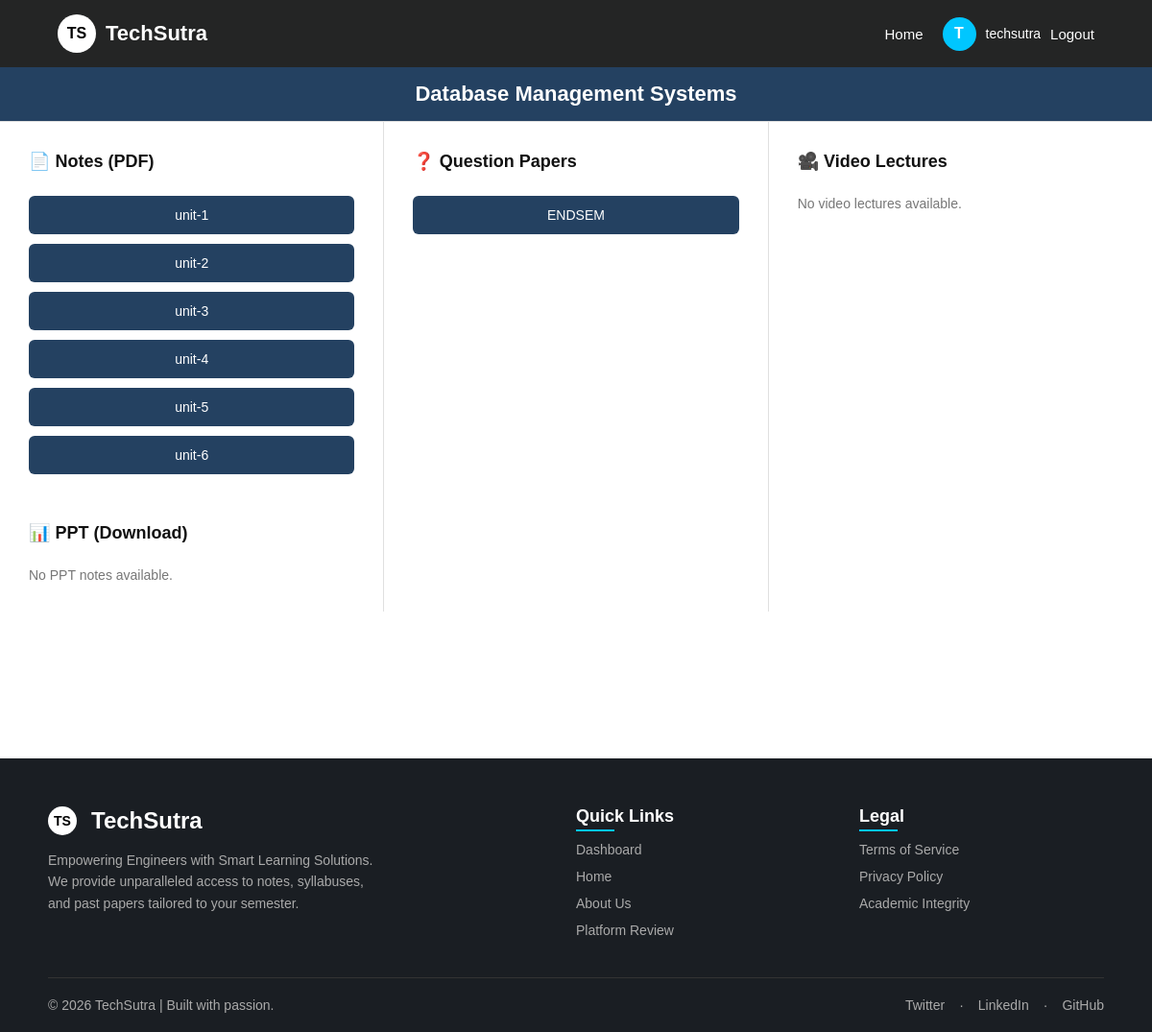
/resources/24/ (signed in), run on the app's committed database.
### TechSutraapp/models.py (models this page shows, shortened)
class Subject(models.Model):
    semester = models.ForeignKey(Semester, on_delete=models.CASCADE, related_name="subjects")
    name = models.CharField(max_length=100)

class Resource(models.Model):
    subject = models.ForeignKey(Subject, on_delete=models.CASCADE, related_name="resources")
    title = models.CharField(max_length=200)
    file_type = models.CharField(max_length=20, choices=RESOURCE_TYPES, default='notes_pdf')
    file = models.FileField(
        upload_to='resources/',
        validators=[FileExtensionValidator(
            allowed_extensions=['pdf', 'ppt', 'pptx', 'jpg', 'jpeg', 'png', 'mp4', 'webm', 'ogg']
        )]
    )
    uploaded_by = models.ForeignKey(User, on_delete=models.CASCADE)

### TechSutraapp/views.py (the view)
# urls.py: path('resources/<int:subject_id>/', resources, name='resources'),
@login_required(login_url='login')
def resources(request, subject_id):
    subject = get_object_or_404(Subject, id=subject_id)
    resources = subject.resources.all()
    context = {
        'subject': subject,
        'notes_pdf': resources.filter(file_type='notes_pdf'),
        'notes_ppt': resources.filter(file_type='notes_ppt'),
        'question_papers': resources.filter(file_type='qp'),
        'videos': resources.filter(file_type='video'),
        'syllabus': resources.filter(file_type='syllabus')
    }
    return render(request, 'TechSutraapp/resources.html', context)

### TechSutraapp/templates/TechSutraapp/resources.html (shortened to what this page needs)
{% load static %}
<!DOCTYPE html>
<html lang="en">
<head>
    <link rel="stylesheet" href="{% static 'TechSutraapp/css/style.css' %}?v=4.0">
</head>
<body>
<nav class="navbar">
    <div class="brand" onclick="goToDashboard()">
        <div class="brand-logo">TS</div>
        <h2 class="brand-name">TechSutra</h2>
    </div>
        <div class="nav-right" id="navArea">
        <a href="{% url 'home' %}" class="nav-link">Home</a>
        {% if request.user.is_authenticated %}
        <div class="user-section">
            <div class="user-logo" onclick="window.location.href='{% url 'dashboard' %}'">{{ request.user.username.0|upper }}</div>
            <span class="username" id="server-username">{{ request.user.username }}</span>
            <a href="{% url 'logout' %}" class="nav-link">Logout</a>
        </div>
        {% else %}
        <a href="{% url 'login' %}" class="login-btn">Login</a>
        {% endif %}
    </div>
</nav>
<div class="study-resources-wrapper">
    <div class="study-header-band">{{ subject.name }}</div>
    <div class="study-grid">
        <div class="study-col">
            <div class="resource-group">
                <h3>📄 Notes (PDF)</h3>
                {% for res in notes_pdf %}
                <button class="resource-btn" onclick="openModal('{% if res.file %}{{ res.file.url }}{% else %}#{% endif %}')">{{ res.title }}</button>
                {% empty %}
                <p style="color:#777; font-size:14px;">No PDF notes available.</p>
                {% endfor %}
            </div>
            <div class="resource-group" style="margin-top:20px;">
                <h3>📊 PPT (Download)</h3>
                {% for res in notes_ppt %}
                <button class="resource-btn" onclick="openModal('{% if res.file %}{{ res.file.url }}{% else %}#{% endif %}')">{{ res.title }}</button>
                {% empty %}
                <p style="color:#777; font-size:14px;">No PPT notes available.</p>
                {% endfor %}
            </div>
        </div>
        <div class="study-col">
            <div class="resource-group">
                <h3>❓ Question Papers</h3>
                {% for res in question_papers %}
                <button class="resource-btn" onclick="openModal('{% if res.file %}{{ res.file.url }}{% else %}#{% endif %}')">{{ res.title }}</button>
                {% empty %}
                <p style="color:#777; font-size:14px;">No Question Papers available.</p>
                {% endfor %}
            </div>
        </div>
        <div class="study-col">
            <div class="resource-group">
                <h3>🎥 Video Lectures</h3>
                {% for res in videos %}
                <button class="resource-btn" onclick="openModal('{% if res.file %}{{ res.file.url }}{% else %}#{% endif %}')">{{ res.title }}</button>
                {% empty %}
                <p style="color:#777; font-size:14px;">No video lectures available.</p>
                {% endfor %}
            </div>
        </div>
    </div>
</div>
{% include 'TechSutraapp/footer.html' %}
</body>
</html>

### TechSutraapp/templates/TechSutraapp/footer.html (shortened to what this page needs)
<footer class="footer">
    <div class="footer-container">
        <div class="footer-brand">
            <h3><div class="brand-logo" style="width: 30px; height: 30px; font-size: 14px; margin-right: 5px;">TS</div> TechSutra</h3>
            <p>Empowering Engineers with Smart Learning Solutions. We provide unparalleled access to notes, syllabuses, and past papers tailored to your semester.</p>
        </div>
        <div class="footer-col">
            <h4>Quick Links</h4>
            <ul>
                {% if user.is_authenticated %}
                <li><a href="{% url 'dashboard' %}">Dashboard</a></li>
                {% endif %}
                <li><a href="{% url 'home' %}">Home</a></li>
                <li><a href="{% url 'about' %}">About Us</a></li>
                <li><a href="{% url 'reviews' %}">Platform Review</a></li>
            </ul>
        </div>
        <div class="footer-col">
            <h4>Legal</h4>
            <ul>
                <li><a href="#">Terms of Service</a></li>
                <li><a href="#">Privacy Policy</a></li>
                <li><a href="#">Academic Integrity</a></li>
            </ul>
        </div>
    </div>
    <div class="footer-bottom">
        <div class="copyright">
            &copy; 2026 TechSutra | Built with passion.
        </div>
        <div class="footer-social">
            <a href="#" aria-label="Twitter">Twitter</a> &middot;
            <a href="#" aria-label="LinkedIn">LinkedIn</a> &middot;
            <a href="#" aria-label="GitHub">GitHub</a>
        </div>
    </div>
</footer>

### static/TechSutraapp/css/style.css (style rules this page uses)
* { margin: 0; padding: 0; box-sizing: border-box; font-family: Arial, Helvetica, sans-serif; }
body { background: #f4f6f9; color: #333; display: flex; flex-direction: column; min-height: 100vh; }
.navbar { display: flex; justify-content: space-between; align-items: center; padding: 15px 60px; background-color: rgba(0, 0, 0, 0.85); color: white; }
.brand { display: flex; align-items: center; cursor: pointer; }
.brand-logo { width: 40px; height: 40px; background: white; color: black; font-weight: bold; border-radius: 50%; display: flex; align-items: center; justify-content: center; margin-right: 10px; }
.brand-name { font-size: 22px; }
.nav-right { display: flex; align-items: center; gap: 20px; }
.nav-link { text-decoration: none; color: white; font-size: 15px; }
.user-section { display: flex; align-items: center; gap: 10px; }
.user-logo { width: 35px; height: 35px; background: #00c6ff; border-radius: 50%; display: flex; align-items: center; justify-content: center; font-weight: bold; cursor: pointer; }
.username { font-size: 14px; }
.footer { background-color: #1a1e23; color: #e0e0e0; padding: 50px 20px 20px 20px; margin-top: auto; font-family: inherit; }
.footer-container { max-width: 1100px; margin: 0 auto; display: grid; grid-template-columns: 2fr 1fr 1fr; gap: 40px; border-bottom: 1px solid #333; padding-bottom: 30px; }
.footer-brand h3 { color: #fff; font-size: 24px; margin-bottom: 15px; display: flex; align-items: center; gap: 10px; }
.footer-brand p { font-size: 14px; line-height: 1.6; color: #aaa; max-width: 350px; }
.footer-col h4 { color: #fff; font-size: 18px; margin-bottom: 15px; position: relative; display: inline-block; }
.footer-col h4::after { content: ""; position: absolute; left: 0; bottom: -5px; width: 40px; height: 2px; background: #00c6ff; }
.footer-col ul { list-style: none; padding: 0; }
.footer-col ul li { margin-bottom: 10px; }
.footer-col ul li a { color: #aaa; text-decoration: none; transition: 0.3s; font-size: 14px; }
.footer-bottom { display: flex; justify-content: space-between; align-items: center; max-width: 1100px; margin: 20px auto 0; font-size: 14px; color: #aaa; }
.footer-social { display: flex; gap: 15px; }
.footer-social a { color: #aaa; font-size: 14px; transition: 0.3s; text-decoration: none; }
.study-resources-wrapper { width: 100%; min-height: calc(100vh - 80px); background: #ffffff; }
.study-header-band { background: #244161; color: white; text-align: center; padding: 15px 0; font-size: 22px; font-weight: bold; }
.study-grid { display: flex; flex-wrap: wrap; width: 100%; margin: 0 auto; border-top: 1px solid #e0e0e0; }
.study-col { flex: 1; min-width: 300px; padding: 30px; border-right: 1px solid #e0e0e0; display: flex; flex-direction: column; gap: 30px; }
.study-col:last-child { border-right: none; }
.resource-group { display: flex; flex-direction: column; gap: 10px; }
.resource-group h3 { font-size: 18px; color: #111; margin-bottom: 15px; display: flex; align-items: center; gap: 10px; font-weight: bold; }
.resource-btn { background: #244161; color: white; padding: 12px 20px; border-radius: 6px; border: none; font-size: 14px; cursor: pointer; text-align: center; transition: 0.2s; font-weight: 500; }

### data on the page
Subject: name "Database Management Systems"
Resource: title "unit-1"
Resource: title "unit-2"
Resource: title "unit-3"
Resource: title "unit-4"
Resource: title "unit-5"
Resource: title "unit-6"
Resource: title "ENDSEM"

### other printed values
{{ request.user.username.0|upper }} "T"
{{ request.user.username }} "techsutra"
